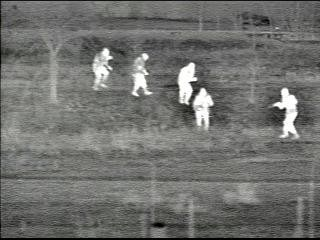
#> input picture Presentation/Terrorist_thermal_imager.jpg, 320 x 240 px, given in place of the camera
$ python Overwatch.py   (Python 2 division)   (older library calls are emulated)
#> lines starting #> are read from the running program, lines starting #| are printed output that depends on the picture; after the words box and inside, x2 and y2 are one past the last pixel; in counts of white or black regions, pixels touching at a corner belong together
import cv2
import numpy as np
import sys
import time

flir = cv2.VideoCapture(1)
webcam = cv2.VideoCapture(0)
# webcam = cv2.VideoCapture("C:\\Users\\Braynyac\\Videos\\HighSchoolSecCam360(1).mp4")
webcam.set(cv2.CAP_PROP_AUTO_EXPOSURE, 0.25)
webcam.set(cv2.CAP_PROP_AUTOFOCUS, 0.25)
webcam.set(cv2.CAP_PROP_EXPOSURE, 0.2)
fgbg = cv2.createBackgroundSubtractorMOG2()


def find_if_close(cnt1, cnt2, distance=7):
    row1, row2 = cnt1.shape[0], cnt2.shape[0]
    for i in xrange(row1):
        for j in xrange(row2):
            dist = np.linalg.norm(cnt1[i]-cnt2[j])
            if abs(dist) < distance:
                return True
            elif i == row1-1 and j == row2-1:
                return False


def unify_cont(contours):
    LENGTH = len(contours)
    status = np.zeros((LENGTH, 1))
    for i, cnt1 in enumerate(contours):
        x = i
        if i != LENGTH-1:
            for j, cnt2 in enumerate(contours[i+1:]):
                x = x+1
                dist = find_if_close(cnt1, cnt2)
                if dist is True:
                    val = min(status[i], status[x])
                    status[x] = status[i] = val
                else:
                    if status[x] == status[i]:
                        status[x] = i+1
    unified = []
    maximum = int(status.max()) + 1
    for i in xrange(maximum):
        pos = np.where(status == i)[0]
        if pos.size != 0:
            cont = np.vstack(contours[i] for i in pos)
            hull = cv2.convexHull(cont)
            unified.append(hull)

    return unified


def iter_gaussblur(img, iter, kernel):
    for i in xrange(iter):
        img = cv2.GaussianBlur(img, kernel, 0)
    return img


def iter_dilation(img, iter, kernel):
    for i in xrange(iter):
        img = cv2.dilate(img, kernel)
    return img


def simplified_conts(contours):
    approximations = []
    for cnt in contours:
        epsilon = 0.01 * cv2.arcLength(cnt, True)
        approx = cv2.approxPolyDP(cnt, epsilon, True)
        approximations.append(approx)
    return approximations


# f_count = 0
# k_sharp = np.array([[-1, -1, -1],
#                     [-1, 9, -1],
#                     [-1, -1, -1]])

while True:
    t0 = time.time()
    r = 2
    width = 80*r
    height = 60*r

    therm = cv2.cvtColor(flir.read()[1], cv2.COLOR_BGR2GRAY)
    therm = cv2.resize(therm, (width, height))
#> therm: shape (120, 160)
    therm = cv2.flip(therm, 1)
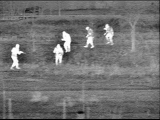
#> therm: shape (120, 160); min 0, max 255, mean 112.3
    heatm = cv2.applyColorMap(therm, cv2.COLORMAP_JET)
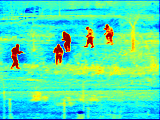
#> heatm: shape (120, 160, 3); mean B, G, R 179.6, 232.1, 73.3
    cam = cv2.flip(webcam.read()[1], 1)
    area = width*height
    cam = cv2.resize(cam, (width, height))
#> cam: shape (120, 160, 3)
    biblur = cv2.bilateralFilter(cam, 3, 75, 75)
    fgmask = fgbg.apply(cam)
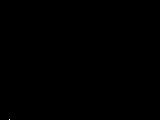
#> fgmask: shape (120, 160); values 127 (black) and 255 (white), 0.01% white in thin lines or dots, all inside (x1, y1, x2, y2) = (9, 119, 10, 120)
    # blur = cv2.blur(fgmask, (3, 3))
    fgmask_blurred = iter_gaussblur(fgmask, 4, (9, 9))
    # fgmask_dilated = iter_dilation(fgmask_blurred, 3, (9, 9))
    _, blur_thresh = cv2.threshold(fgmask_blurred, 50, 255, cv2.THRESH_BINARY)
#> blur_thresh: shape (120, 160); every value is 255
    im2, contours, hierarchy = cv2.findContours(blur_thresh, cv2.RETR_TREE, cv2.CHAIN_APPROX_SIMPLE)
#> contours = [[[0, 0], [0, 119], [159, 119], [159, 0]]]
    contours = simplified_conts(contours)
#> the loop in simplified_conts, `for cnt in contours:` made 1 pass
#> (epsilon, approx) on pass 1: (5.56, [[0, 0], [0, 119], [159, 119], [159, 0]])
    if len(contours) > 0:
        contours = unify_cont(contours)
#> in unify_cont, `LENGTH = len(contours)`: LENGTH = 1
#> the loop in unify_cont, `for i, cnt1 in enumerate(contours):` made 1 pass
#> cnt1 on pass 1: [[0, 0], [0, 119], [159, 119], [159, 0]]
#> the loop in unify_cont, `for i in xrange(maximum):` made 1 pass
#> (pos, cont, hull) on pass 1: ([0], [[0, 0], [0, 119], [159, 119], [159, 0]], [[159, 0], [159, 119], [0, 119], [0, 0]])
#> after the loop in unify_cont, `for i in xrange(maximum):`: unified = [[[159, 0], [159, 119], [0, 119], [0, 0]]]
#> contours = [[[159, 0], [159, 119], [0, 119], [0, 0]]]
    print "Contours:", len(contours)
#| Contours: 1

    displaySize = (800, 600)

    motion_mask = np.zeros((height, width))
    cv2.drawContours(motion_mask, contours, -1, 255, -1)
#> motion_mask: shape (120, 160) float64; every value is 255
    cv2.drawContours(cam, contours, -1, (0, 255, 255), 1)
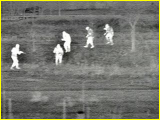
#> cam: shape (120, 160, 3); mean B, G, R 108.3, 118.4, 117.8
    # print therm.shape
    # print motion_mask.shape
    merge = cv2.bitwise_and(therm, therm, mask=motion_mask.astype(dtype=np.uint8))
    merge = cv2.resize(merge, displaySize)
    motion_mask = cv2.resize(motion_mask, displaySize)
#> motion_mask: shape (600, 800) float64; every value is 255
    therm = cv2.resize(therm, displaySize)
    heatm = cv2.resize(heatm, displaySize)
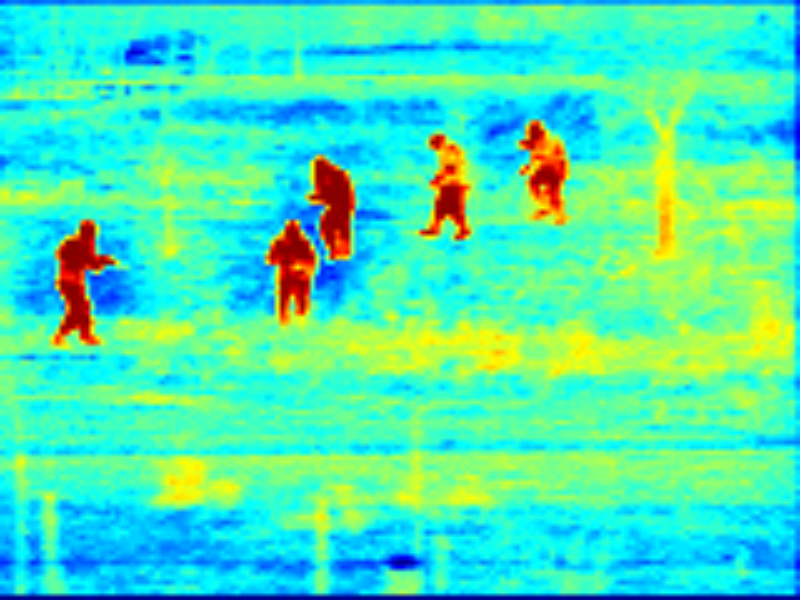
#> heatm: shape (600, 800, 3); mean B, G, R 179.5, 232, 73.2
    cam = cv2.resize(cam, displaySize)
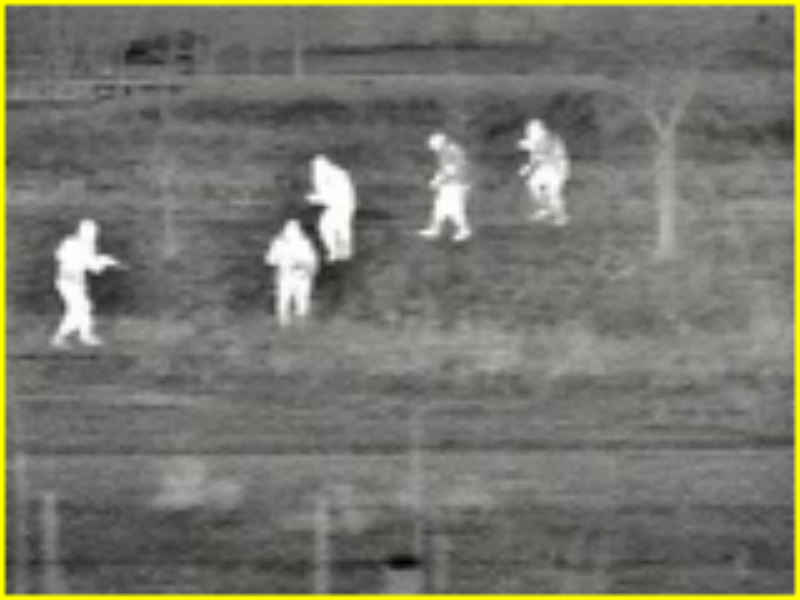
#> cam: shape (600, 800, 3); mean B, G, R 108.2, 118.3, 117.7
    biblur = cv2.resize(biblur, displaySize)
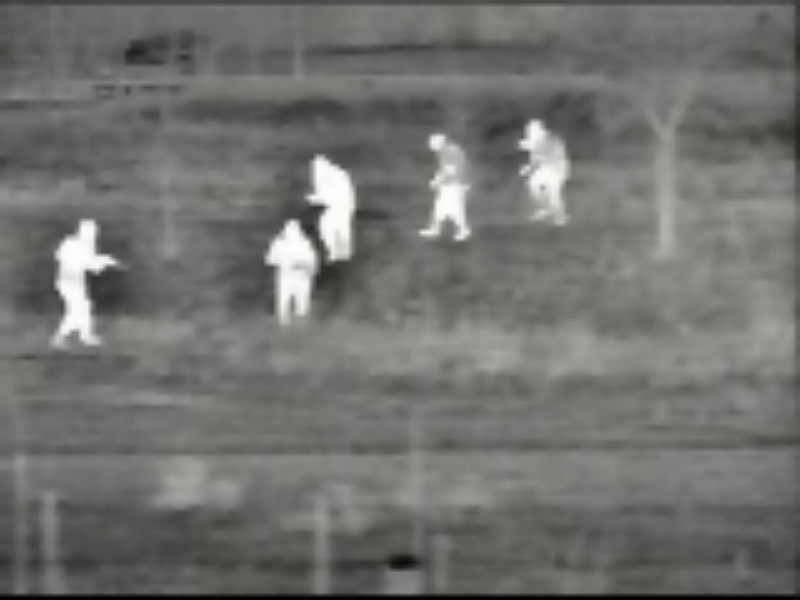
#> biblur: shape (600, 800, 3); mean B, G, R 109.9, 112.7, 112.1
    cv2.imshow("therm", therm)
    cv2.imshow("THERMAL", heatm)
    cv2.imshow("WebCam", cam)
    # cv2.imshow("fgmask", fgmask)
    cv2.imshow("THRESH", blur_thresh)
    cv2.imshow("Motion Thermal", motion_mask)
    cv2.imshow("Merge", merge)
    k = cv2.waitKey(3) & 0xFF
#> (key q is pressed here)
    print "FPS: ", (time.time()-t0)**-1
    if k == ord("q"):
        break

cv2.destroyAllWindows()
sys.exit()
#> (the program exits here)

$ run again, on Presentation/thermal-guy-with-gun.jpg
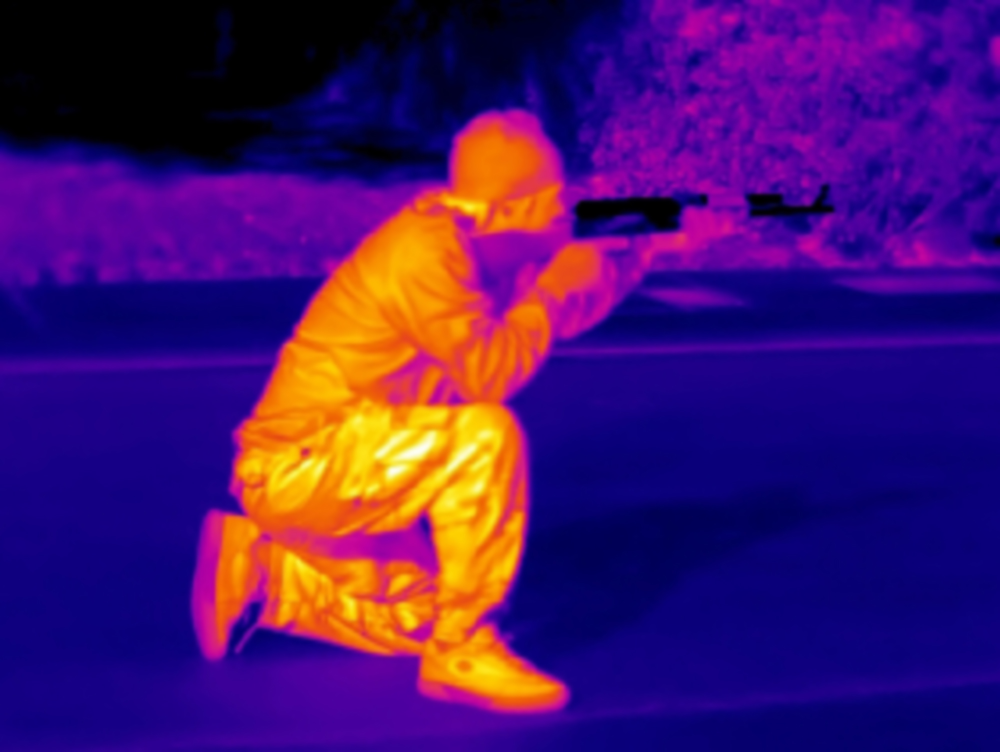
#> input picture Presentation/thermal-guy-with-gun.jpg, 2000 x 1503 px, given in place of the camera (shown at 1/2 size)
#> `fgmask = fgbg.apply(cam)`:
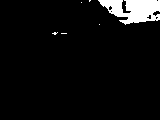
#> fgmask: shape (120, 160); values 127 (black) and 255 (white), 5.3% white; 6 white regions (5 under 20 px), largest, box (x1, y1, x2, y2) and area: (98, 0, 160, 25) 999
#> blur_thresh: shape (120, 160); every value is 255
#> `im2, contours, hierarchy = cv2.findContours(blur_thresh, cv2.RETR_TREE..`: contours = [[[0, 0], [0, 119], [159, 119], [159, 0]]]
#> the loop in simplified_conts, `for cnt in contours:` made 1 pass
#> (epsilon, approx) on pass 1: (5.56, [[0, 0], [0, 119], [159, 119], [159, 0]])
#> LENGTH = 1
#> the loop in unify_cont, `for i, cnt1 in enumerate(contours):` made 1 pass
#> cnt1 on pass 1: [[0, 0], [0, 119], [159, 119], [159, 0]]
#> the loop in unify_cont, `for i in xrange(maximum):` made 1 pass
#> (pos, cont, hull) on pass 1: ([0], [[0, 0], [0, 119], [159, 119], [159, 0]], [[159, 0], [159, 119], [0, 119], [0, 0]])
#> after the loop in unify_cont, `for i in xrange(maximum):`: unified = [[[159, 0], [159, 119], [0, 119], [0, 0]]]
#| Contours: 1
#> `biblur = cv2.resize(biblur, displaySize)`:
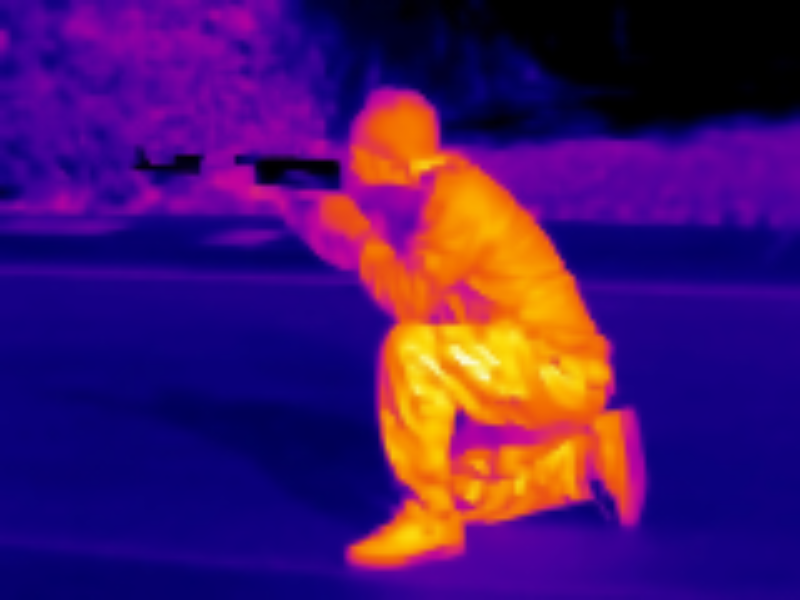
#> biblur: shape (600, 800, 3); mean B, G, R 105, 20.3, 71.3
